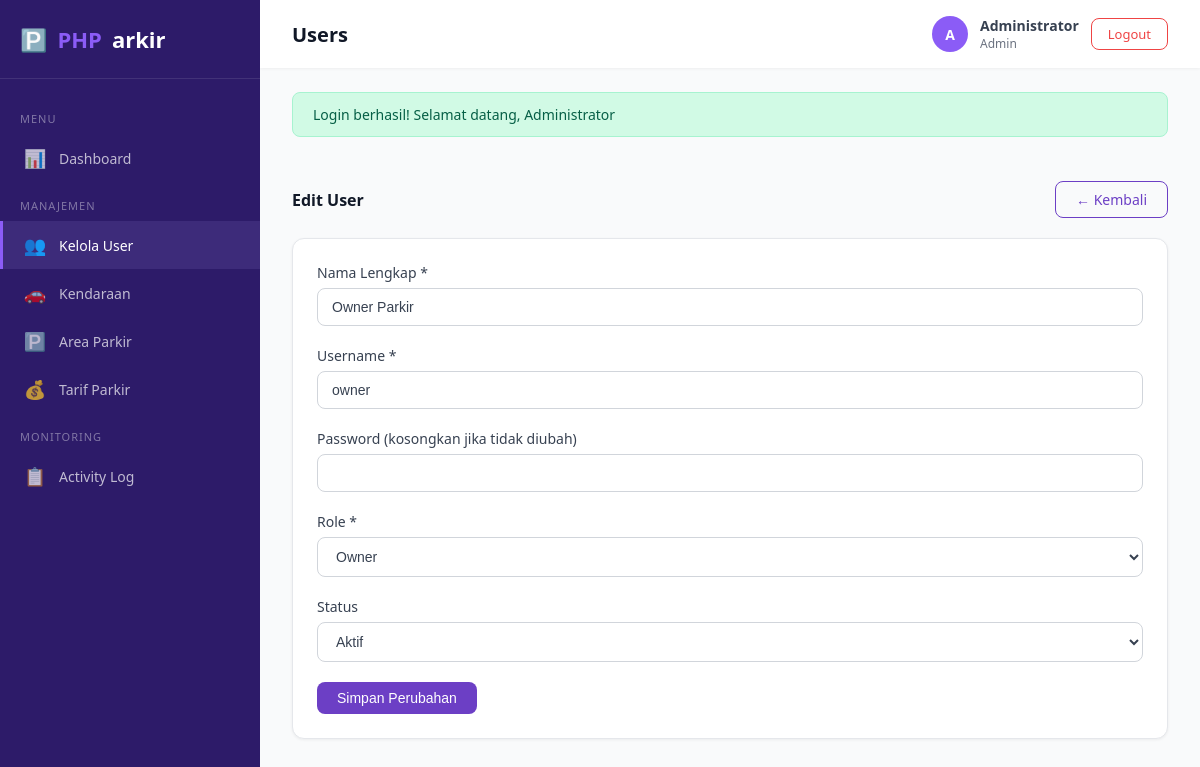
The app's page /index.php?page=users&action=edit&id=3 (signed in) with its own data.
### tables this page shows
CREATE TABLE tb_user (
    id_user INT AUTO_INCREMENT PRIMARY KEY,
    nama_lengkap VARCHAR(50) NOT NULL,
    username VARCHAR(50) NOT NULL UNIQUE,
    password VARCHAR(100) NOT NULL,
    role ENUM('admin','petugas','owner') NOT NULL,
    status_aktif TINYINT(1) NOT NULL DEFAULT 1,
    INDEX idx_user_username (username)
);

### models/UserModel.php (called while the page is built, shortened)
<?php
require_once __DIR__ . '/../config/database.php';
class UserModel {
    private $db;
    public function __construct() {
        $this->db = getDB();
    }
    public function getById($id) {
        $stmt = $this->db->prepare("SELECT * FROM tb_user WHERE id_user = ?");
        $stmt->execute([$id]);
        return $stmt->fetch();
    }
}

### config/database.php (called while the page is built, shortened)
<?php
function getDB() {
    static $pdo = null;
    if ($pdo === null) {
        try {
            $dsn = "mysql:host=" . DB_HOST . ";dbname=" . DB_NAME . ";charset=" . DB_CHARSET;
            $pdo = new PDO($dsn, DB_USER, DB_PASS, [
                PDO::ATTR_ERRMODE            => PDO::ERRMODE_EXCEPTION,
                PDO::ATTR_DEFAULT_FETCH_MODE => PDO::FETCH_ASSOC,
                PDO::ATTR_EMULATE_PREPARES   => false,
            ]);
        } catch (PDOException $e) {
            die("Koneksi database gagal: " . $e->getMessage());
        }
    }
    return $pdo;
}

### helpers/functions.php (called while the page is built, shortened)
<?php
function e($string) {
    return htmlspecialchars($string ?? '', ENT_QUOTES, 'UTF-8');
}

### views/admin/users/form.php (the view, shortened to what this page needs)
<?php $isEdit = isset($user) && $user; ?>
<div class="card-header" style="border:none;padding:0;margin-bottom:20px;">
    <h3><?= $isEdit ? 'Edit User' : 'Tambah User' ?></h3>
    <a href="index.php?page=users" class="btn btn-outline-primary">← Kembali</a>
</div>
<div class="card">
    <div class="card-body">
        <form method="POST" action="index.php?page=users&action=<?= $isEdit ? 'edit&id=' . $user['id_user'] : 'create' ?>">
            <div class="form-group">
                <label for="nama_lengkap">Nama Lengkap *</label>
                <input type="text" id="nama_lengkap" name="nama_lengkap" class="form-control" value="<?= e($isEdit ? $user['nama_lengkap'] : ($_POST['nama_lengkap'] ?? '')) ?>" required maxlength="50">
            </div>
            <div class="form-group">
                <label for="username">Username *</label>
                <input type="text" id="username" name="username" class="form-control" value="<?= e($isEdit ? $user['username'] : ($_POST['username'] ?? '')) ?>" required maxlength="50">
            </div>
            <div class="form-group">
                <label for="password">Password <?= $isEdit ? '(kosongkan jika tidak diubah)' : '*' ?></label>
                <input type="password" id="password" name="password" class="form-control" <?= $isEdit ? '' : 'required' ?>>
            </div>
            <div class="form-group">
                <label for="role">Role *</label>
                <select id="role" name="role" class="form-control" required>
                    <option value="owner" <?= ($isEdit && $user['role'] === 'owner') ? 'selected' : '' ?>>Owner</option>
                </select>
            </div>
            <div class="form-group">
                <label for="status_aktif">Status</label>
                <select id="status_aktif" name="status_aktif" class="form-control">
                    <option value="1" <?= ($isEdit && $user['status_aktif'] == 1) ? 'selected' : '' ?>>Aktif</option>
                </select>
            </div>
            <button type="submit" class="btn btn-primary"><?= $isEdit ? 'Simpan Perubahan' : 'Tambah User' ?></button>
        </form>
    </div>
</div>

### assets/css/style.css (style rules this page uses)
:root { --primary: #6C3FC5; --primary-light: #8B5CF6; --primary-dark: #5B21B6; --primary-bg: #F5F0FF; --sidebar-bg: #2D1B69; --sidebar-hover: #3D2B7A; --white: #FFFFFF; --gray-50: #F9FAFB; --gray-100: #F3F4F6; --gray-200: #E5E7EB; --gray-300: #D1D5DB; --gray-500: #6B7280; --gray-700: #374151; --gray-900: #111827; --success: #10B981; --danger: #EF4444; --warning: #F59E0B; --info: #3B82F6; }
* { box-sizing: border-box; }
body { font-family: 'Segoe UI', Tahoma, Geneva, Verdana, sans-serif; background: var(--gray-50); margin: 0; padding: 0; color: var(--gray-700); }
.card { background: var(--white); border-radius: 12px; box-shadow: 0 1px 3px rgba(0,0,0,0.06); border: 1px solid var(--gray-200); margin-bottom: 24px; }
.card-header { padding: 16px 24px; border-bottom: 1px solid var(--gray-200); display: flex; justify-content: space-between; align-items: center; }
.card-header h3 { margin: 0; font-size: 16px; color: var(--gray-900); }
.card-body { padding: 24px; }
.btn { display: inline-flex; align-items: center; gap: 6px; padding: 8px 20px; border-radius: 8px; font-size: 14px; font-weight: 500; border: none; cursor: pointer; text-decoration: none; transition: all 0.2s; }
.btn-primary { background: var(--primary); color: var(--white); }
.btn-outline-primary { background: transparent; border: 1px solid var(--primary); color: var(--primary); }
.form-group { margin-bottom: 20px; }
.form-group label { display: block; font-size: 14px; font-weight: 500; color: var(--gray-700); margin-bottom: 6px; }
.form-control { width: 100%; padding: 10px 14px; border: 1px solid var(--gray-300); border-radius: 8px; font-size: 14px; color: var(--gray-700); transition: border-color 0.2s; background: var(--white); }
select.form-control { appearance: auto; }

### records on screen
tb_user: nama_lengkap "Owner Parkir", username "owner", role "Owner", status_aktif "Aktif"

### other values on screen
str_replace('_', ' ', $currentPage) "Users"
substr(getUserName(), 0, 1) "A"
getUserName() "Administrator"
getUserRole() "Admin"
$flash['message'] "Login berhasil! Selamat datang, Administrator"
